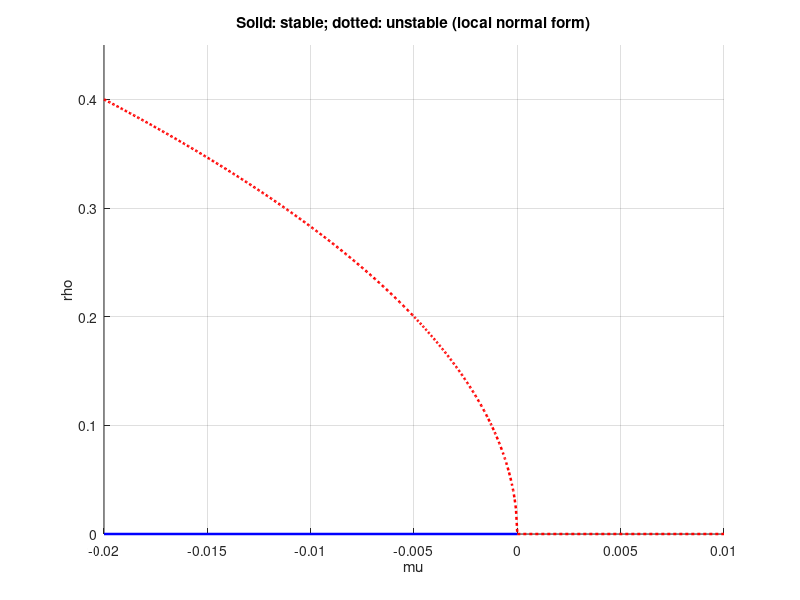

This figure's MATLAB source: (Note: this script raises an error after producing the figure.)
%% Problem 8.2.12: companion to the TikZ figures in problemSet4.tex
% Run this script in MATLAB. No toolboxes or external data files are needed.
% Numerical solutions use ode45; the TeX coordinates were independently
% computed using fourth-order Runge-Kutta integration.
% Solid curves indicate stable branches and dotted curves unstable branches
% where a stability classification applies. A nullcline is not itself a
% trajectory and its non-equilibrium points have no equilibrium stability.

% f=xy^2, g=-x^2, omega=1.
fxxx=0;fxyy=2;gxxy=0;gyyy=0;
fxx=0;fxy=0;fyy=0;gxx=-2;gxy=0;gyy=0;omega=1;
aHopf=(fxxx+fxyy+gxxy+gyyy+ ...
    (fxy*(fxx+fyy)-gxy*(gxx+gyy)-fxx*gxx+fyy*gyy)/omega)/16;
fprintf('Cubic coefficient a = %.8f: subcritical Hopf\n',aHopf);
mu=linspace(-.02,0,300);
figure('Color','w','Name','8.2.12: local amplitude diagram');hold on;
plot([-.02 0],[0 0],'b-','LineWidth',1.8);
plot([0 .01],[0 0],'r:','LineWidth',1.8);
plot(mu,sqrt(-8*mu),'r:','LineWidth',1.8);
xlabel('mu');ylabel('rho');grid on;axis([-.02 .01 0 .45]);
title('Solid: stable; dotted: unstable (local normal form)');
hopfPortraits();

function dz=hopfField(~,z,mu)
    x=z(1);y=z(2);dz=[-y+mu*x+x*y^2;x+mu*y-x^2];
end
function R=shootCycle(mu)
    estimate=sqrt(-8*mu);
    R=fzero(@(r) returnRadius(r,mu)-r,[.5*estimate 1.5*estimate]);
end
function R=returnRadius(r,mu)
    f=@(t,z) hopfField(t,z,mu);
    opts=odeset('RelTol',1e-10,'AbsTol',1e-12,'MaxStep',.02, ...
        'Events',@returnEvent);
    [~,~,~,Ze,Ie]=ode45(f,[0 16],[r;0],opts);
    if isempty(Ie),error('No return to the section was found.');end
    if Ie(end)==2,R=2;else,R=Ze(end,1);end
end
function [value,isterminal,direction]=returnEvent(t,z)
    if t<1,v=1;else,v=z(2);end
    value=[v;2-norm(z)];isterminal=[1;1];direction=[1;-1];
end
function hopfPortraits()
    mus=[-.01 -.0025 0 .01];limits=[-.5 .5 -.5 .5];
    figure('Color','w','Name','Local subcritical Hopf portraits');
    for j=1:4
        mu=mus(j);ax=subplot(2,2,j);hold(ax,'on');axis(ax,limits);
        f=@(t,z) hopfField(t,z,mu);directionField(ax,f,limits);
        for r=[.07 .20 .38]
            Z=trajectory(f,[r;0],[0 160],limits);
            orbitLine(ax,Z,f,[.15 .15 .15],.8);
        end
        if mu<0
            R=shootCycle(mu);opts=odeset('RelTol',1e-10,'AbsTol',1e-12,'MaxStep',.01);
            [~,Z]=ode45(f,[0 6.6],[R;0],opts);
            plot(ax,Z(:,1),Z(:,2),'r:','LineWidth',1.8);
            plot(ax,0,0,'ko','MarkerFaceColor','k');
        else
            plot(ax,0,0,'ko','MarkerFaceColor','w');
        end
        finishAxes(ax,limits);title(ax,sprintf('mu = %g',mu));
    end
end

%% Local plotting and integration helpers
function Z = trajectory(f,z0,tspan,limits)
    opts=odeset('RelTol',1e-9,'AbsTol',1e-11,'MaxStep',0.04, ...
        'Events',@(t,z) windowExit(t,z,limits));
    [~,Z]=ode45(f,tspan,z0,opts);
end
function [value,isterminal,direction]=windowExit(~,z,limits)
    value=[z(1)-limits(1);limits(2)-z(1);z(2)-limits(3);limits(4)-z(2)];
    isterminal=ones(4,1); direction=zeros(4,1);
end
function directionField(ax,f,limits)
    [X,Y]=meshgrid(linspace(limits(1),limits(2),15), ...
        linspace(limits(3),limits(4),13));
    U=zeros(size(X));V=U;
    for j=1:numel(X)
        w=f(0,[X(j);Y(j)]); U(j)=w(1);V(j)=w(2);
    end
    dx=(limits(2)-limits(1))/15;dy=(limits(4)-limits(3))/13;
    n=hypot(U/dx,V/dy);n(n<1e-12)=1;
    quiver(ax,X,Y,0.35*U./n,0.35*V./n,0,'Color',[.75 .75 .75]);
end
function orbitLine(ax,Z,f,color,width)
    plot(ax,Z(:,1),Z(:,2),'-','Color',color,'LineWidth',width);
    if size(Z,1)<3,return;end
    j=max(1,round(size(Z,1)*0.45));w=f(0,Z(j,:)');
    xl=xlim(ax);yl=ylim(ax);n=hypot(w(1)/diff(xl),w(2)/diff(yl));
    if n>1e-12
        w=0.025*w/n;
        quiver(ax,Z(j,1),Z(j,2),w(1),w(2),0,'Color',color,'MaxHeadSize',2);
    end
end
function finishAxes(ax,limits)
    axis(ax,limits);xlabel(ax,'x');ylabel(ax,'y');grid(ax,'on');box(ax,'on');
end
